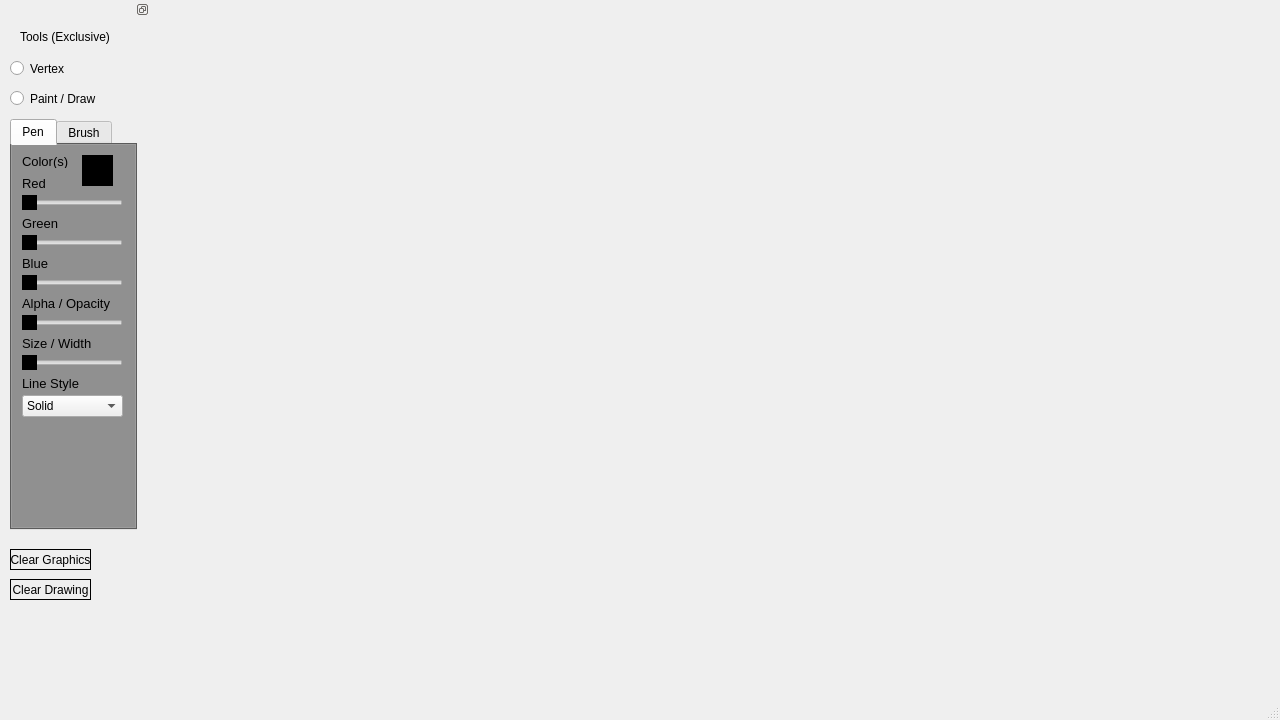
<?xml version="1.0" encoding="UTF-8"?>
<ui version="4.0">
 <class>MainWindow</class>
 <widget class="QMainWindow" name="MainWindow">
  <property name="geometry">
   <rect>
    <x>0</x>
    <y>0</y>
    <width>1280</width>
    <height>720</height>
   </rect>
  </property>
  <property name="sizePolicy">
   <sizepolicy hsizetype="Fixed" vsizetype="Fixed">
    <horstretch>0</horstretch>
    <verstretch>0</verstretch>
   </sizepolicy>
  </property>
  <property name="minimumSize">
   <size>
    <width>1280</width>
    <height>720</height>
   </size>
  </property>
  <property name="maximumSize">
   <size>
    <width>1280</width>
    <height>720</height>
   </size>
  </property>
  <property name="baseSize">
   <size>
    <width>1280</width>
    <height>720</height>
   </size>
  </property>
  <property name="windowTitle">
   <string>MainWindow</string>
  </property>
  <widget class="QWidget" name="centralwidget">
   <property name="sizePolicy">
    <sizepolicy hsizetype="Preferred" vsizetype="Preferred">
     <horstretch>0</horstretch>
     <verstretch>0</verstretch>
    </sizepolicy>
   </property>
   <property name="styleSheet">
    <string notr="true"/>
   </property>
  </widget>
  <widget class="QMenuBar" name="menubar">
   <property name="geometry">
    <rect>
     <x>0</x>
     <y>0</y>
     <width>1280</width>
     <height>20</height>
    </rect>
   </property>
  </widget>
  <widget class="QStatusBar" name="statusbar"/>
  <widget class="QDockWidget" name="toolDock">
   <property name="sizePolicy">
    <sizepolicy hsizetype="Fixed" vsizetype="Fixed">
     <horstretch>0</horstretch>
     <verstretch>0</verstretch>
    </sizepolicy>
   </property>
   <property name="minimumSize">
    <size>
     <width>150</width>
     <height>659</height>
    </size>
   </property>
   <property name="maximumSize">
    <size>
     <width>150</width>
     <height>659</height>
    </size>
   </property>
   <property name="baseSize">
    <size>
     <width>150</width>
     <height>659</height>
    </size>
   </property>
   <property name="font">
    <font>
     <weight>50</weight>
     <bold>false</bold>
    </font>
   </property>
   <property name="styleSheet">
    <string notr="true">background-color: &quot;#A9A9A9&quot;;</string>
   </property>
   <property name="features">
    <set>QDockWidget::DockWidgetFloatable|QDockWidget::DockWidgetMovable</set>
   </property>
   <property name="allowedAreas">
    <set>Qt::LeftDockWidgetArea</set>
   </property>
   <attribute name="dockWidgetArea">
    <number>1</number>
   </attribute>
   <widget class="QWidget" name="toolDockContents">
    <widget class="QLabel" name="toolsLabel">
     <property name="geometry">
      <rect>
       <x>20</x>
       <y>10</y>
       <width>111</width>
       <height>16</height>
      </rect>
     </property>
     <property name="text">
      <string>Tools (Exclusive)</string>
     </property>
    </widget>
    <widget class="QRadioButton" name="vertexTool">
     <property name="geometry">
      <rect>
       <x>10</x>
       <y>40</y>
       <width>91</width>
       <height>19</height>
      </rect>
     </property>
     <property name="text">
      <string>Vertex</string>
     </property>
    </widget>
    <widget class="QRadioButton" name="paintTool">
     <property name="geometry">
      <rect>
       <x>10</x>
       <y>70</y>
       <width>91</width>
       <height>19</height>
      </rect>
     </property>
     <property name="text">
      <string>Paint / Draw</string>
     </property>
    </widget>
    <widget class="QPushButton" name="clearGraphicsButton">
     <property name="geometry">
      <rect>
       <x>10</x>
       <y>530</y>
       <width>81</width>
       <height>21</height>
      </rect>
     </property>
     <property name="styleSheet">
      <string notr="true">color: black; border: 1px solid black;</string>
     </property>
     <property name="text">
      <string>Clear Graphics</string>
     </property>
    </widget>
    <widget class="QPushButton" name="clearDrawingButton">
     <property name="geometry">
      <rect>
       <x>10</x>
       <y>560</y>
       <width>81</width>
       <height>21</height>
      </rect>
     </property>
     <property name="maximumSize">
      <size>
       <width>149</width>
       <height>16777215</height>
      </size>
     </property>
     <property name="styleSheet">
      <string notr="true">color: black; border: 1px solid black;</string>
     </property>
     <property name="text">
      <string>Clear Drawing</string>
     </property>
    </widget>
    <widget class="QTabWidget" name="toolDockTabWidget">
     <property name="geometry">
      <rect>
       <x>10</x>
       <y>100</y>
       <width>127</width>
       <height>411</height>
      </rect>
     </property>
     <property name="styleSheet">
      <string notr="true">QTabWidget {
	color: rgb(135, 206, 235);
	background-color: grey;
}

/*QSlider::handle {
	background-color: red;
}*/
/*QSlider::groove:horizontal {
	background-color: red;
}*/
QSlider::handle:horizontal {
	background-color: black;
	color: white;
}</string>
     </property>
     <property name="currentIndex">
      <number>0</number>
     </property>
     <widget class="QWidget" name="penTab">
      <attribute name="title">
       <string>Pen</string>
      </attribute>
      <widget class="QSlider" name="penAlphaSlider">
       <property name="geometry">
        <rect>
         <x>10</x>
         <y>170</y>
         <width>101</width>
         <height>16</height>
        </rect>
       </property>
       <property name="maximum">
        <number>255</number>
       </property>
       <property name="orientation">
        <enum>Qt::Horizontal</enum>
       </property>
      </widget>
      <widget class="QLabel" name="penAlphaSliderLabel">
       <property name="geometry">
        <rect>
         <x>10</x>
         <y>150</y>
         <width>91</width>
         <height>16</height>
        </rect>
       </property>
       <property name="font">
        <font>
         <pointsize>10</pointsize>
        </font>
       </property>
       <property name="text">
        <string>Alpha / Opacity</string>
       </property>
      </widget>
      <widget class="QSlider" name="penSizeSlider">
       <property name="geometry">
        <rect>
         <x>10</x>
         <y>210</y>
         <width>101</width>
         <height>16</height>
        </rect>
       </property>
       <property name="maximum">
        <number>100</number>
       </property>
       <property name="orientation">
        <enum>Qt::Horizontal</enum>
       </property>
      </widget>
      <widget class="QLabel" name="penSizeSliderLabel">
       <property name="geometry">
        <rect>
         <x>10</x>
         <y>190</y>
         <width>91</width>
         <height>16</height>
        </rect>
       </property>
       <property name="font">
        <font>
         <pointsize>10</pointsize>
        </font>
       </property>
       <property name="text">
        <string>Size / Width</string>
       </property>
      </widget>
      <widget class="QLabel" name="penColorLabel">
       <property name="geometry">
        <rect>
         <x>10</x>
         <y>10</y>
         <width>47</width>
         <height>13</height>
        </rect>
       </property>
       <property name="font">
        <font>
         <pointsize>10</pointsize>
        </font>
       </property>
       <property name="text">
        <string>Color(s)</string>
       </property>
      </widget>
      <widget class="QLabel" name="penGreenSliderLabel">
       <property name="geometry">
        <rect>
         <x>10</x>
         <y>70</y>
         <width>61</width>
         <height>16</height>
        </rect>
       </property>
       <property name="font">
        <font>
         <pointsize>10</pointsize>
        </font>
       </property>
       <property name="text">
        <string>Green</string>
       </property>
      </widget>
      <widget class="QSlider" name="penRedSlider">
       <property name="geometry">
        <rect>
         <x>10</x>
         <y>50</y>
         <width>101</width>
         <height>16</height>
        </rect>
       </property>
       <property name="maximum">
        <number>255</number>
       </property>
       <property name="orientation">
        <enum>Qt::Horizontal</enum>
       </property>
      </widget>
      <widget class="QSlider" name="penGreenSlider">
       <property name="geometry">
        <rect>
         <x>10</x>
         <y>90</y>
         <width>101</width>
         <height>16</height>
        </rect>
       </property>
       <property name="maximum">
        <number>255</number>
       </property>
       <property name="orientation">
        <enum>Qt::Horizontal</enum>
       </property>
      </widget>
      <widget class="QLabel" name="penBlueSliderLabel">
       <property name="geometry">
        <rect>
         <x>10</x>
         <y>110</y>
         <width>61</width>
         <height>16</height>
        </rect>
       </property>
       <property name="font">
        <font>
         <pointsize>10</pointsize>
        </font>
       </property>
       <property name="text">
        <string>Blue</string>
       </property>
      </widget>
      <widget class="QSlider" name="penBlueSlider">
       <property name="geometry">
        <rect>
         <x>10</x>
         <y>130</y>
         <width>101</width>
         <height>16</height>
        </rect>
       </property>
       <property name="maximum">
        <number>255</number>
       </property>
       <property name="orientation">
        <enum>Qt::Horizontal</enum>
       </property>
      </widget>
      <widget class="QLabel" name="penLineStyleComboBoxLabel">
       <property name="geometry">
        <rect>
         <x>10</x>
         <y>230</y>
         <width>71</width>
         <height>16</height>
        </rect>
       </property>
       <property name="font">
        <font>
         <pointsize>10</pointsize>
        </font>
       </property>
       <property name="text">
        <string>Line Style</string>
       </property>
      </widget>
      <widget class="QComboBox" name="penLineStyleComboBox">
       <property name="geometry">
        <rect>
         <x>10</x>
         <y>250</y>
         <width>101</width>
         <height>22</height>
        </rect>
       </property>
       <item>
        <property name="text">
         <string>Solid</string>
        </property>
       </item>
       <item>
        <property name="text">
         <string>Dash</string>
        </property>
       </item>
       <item>
        <property name="text">
         <string>Dotted</string>
        </property>
       </item>
       <item>
        <property name="text">
         <string>DashDot</string>
        </property>
       </item>
       <item>
        <property name="text">
         <string>DashDotDot</string>
        </property>
       </item>
      </widget>
      <widget class="QLabel" name="penRedSliderLabel">
       <property name="geometry">
        <rect>
         <x>10</x>
         <y>30</y>
         <width>61</width>
         <height>16</height>
        </rect>
       </property>
       <property name="font">
        <font>
         <pointsize>10</pointsize>
        </font>
       </property>
       <property name="text">
        <string>Red</string>
       </property>
      </widget>
      <widget class="QLabel" name="penColorSquare">
       <property name="geometry">
        <rect>
         <x>70</x>
         <y>10</y>
         <width>31</width>
         <height>31</height>
        </rect>
       </property>
       <property name="styleSheet">
        <string notr="true">background-color: black</string>
       </property>
       <property name="text">
        <string/>
       </property>
      </widget>
     </widget>
     <widget class="QWidget" name="brushTab">
      <attribute name="title">
       <string>Brush</string>
      </attribute>
      <widget class="QSlider" name="brushAlphaSlider">
       <property name="geometry">
        <rect>
         <x>10</x>
         <y>170</y>
         <width>101</width>
         <height>16</height>
        </rect>
       </property>
       <property name="maximum">
        <number>255</number>
       </property>
       <property name="orientation">
        <enum>Qt::Horizontal</enum>
       </property>
      </widget>
      <widget class="QLabel" name="brushGreenSliderLabel">
       <property name="geometry">
        <rect>
         <x>10</x>
         <y>70</y>
         <width>61</width>
         <height>16</height>
        </rect>
       </property>
       <property name="font">
        <font>
         <pointsize>10</pointsize>
        </font>
       </property>
       <property name="text">
        <string>Green</string>
       </property>
      </widget>
      <widget class="QSlider" name="brushRedSlider">
       <property name="geometry">
        <rect>
         <x>10</x>
         <y>50</y>
         <width>101</width>
         <height>16</height>
        </rect>
       </property>
       <property name="maximum">
        <number>255</number>
       </property>
       <property name="orientation">
        <enum>Qt::Horizontal</enum>
       </property>
      </widget>
      <widget class="QLabel" name="brushColorLabel">
       <property name="geometry">
        <rect>
         <x>10</x>
         <y>10</y>
         <width>47</width>
         <height>13</height>
        </rect>
       </property>
       <property name="font">
        <font>
         <pointsize>10</pointsize>
        </font>
       </property>
       <property name="text">
        <string>Color(s)</string>
       </property>
      </widget>
      <widget class="QSlider" name="brushBlueSlider">
       <property name="geometry">
        <rect>
         <x>10</x>
         <y>130</y>
         <width>101</width>
         <height>16</height>
        </rect>
       </property>
       <property name="maximum">
        <number>255</number>
       </property>
       <property name="orientation">
        <enum>Qt::Horizontal</enum>
       </property>
      </widget>
      <widget class="QLabel" name="brushBlueSliderLabel">
       <property name="geometry">
        <rect>
         <x>10</x>
         <y>110</y>
         <width>61</width>
         <height>16</height>
        </rect>
       </property>
       <property name="font">
        <font>
         <pointsize>10</pointsize>
        </font>
       </property>
       <property name="text">
        <string>Blue</string>
       </property>
      </widget>
      <widget class="QSlider" name="brushGreenSlider">
       <property name="geometry">
        <rect>
         <x>10</x>
         <y>90</y>
         <width>101</width>
         <height>16</height>
        </rect>
       </property>
       <property name="maximum">
        <number>255</number>
       </property>
       <property name="orientation">
        <enum>Qt::Horizontal</enum>
       </property>
      </widget>
      <widget class="QLabel" name="brushRedSliderLabel">
       <property name="geometry">
        <rect>
         <x>10</x>
         <y>30</y>
         <width>61</width>
         <height>16</height>
        </rect>
       </property>
       <property name="font">
        <font>
         <pointsize>10</pointsize>
        </font>
       </property>
       <property name="text">
        <string>Red</string>
       </property>
      </widget>
      <widget class="QLabel" name="brushAlphaSliderLabel">
       <property name="geometry">
        <rect>
         <x>10</x>
         <y>150</y>
         <width>91</width>
         <height>16</height>
        </rect>
       </property>
       <property name="font">
        <font>
         <pointsize>10</pointsize>
        </font>
       </property>
       <property name="text">
        <string>Alpha / Opacity</string>
       </property>
      </widget>
      <widget class="QLabel" name="brushColorSquare">
       <property name="geometry">
        <rect>
         <x>70</x>
         <y>10</y>
         <width>31</width>
         <height>31</height>
        </rect>
       </property>
       <property name="styleSheet">
        <string notr="true">background-color: black</string>
       </property>
       <property name="text">
        <string/>
       </property>
      </widget>
      <widget class="QLabel" name="brushTextureComboBoxLabel">
       <property name="geometry">
        <rect>
         <x>10</x>
         <y>190</y>
         <width>71</width>
         <height>16</height>
        </rect>
       </property>
       <property name="font">
        <font>
         <pointsize>10</pointsize>
        </font>
       </property>
       <property name="text">
        <string>Texture</string>
       </property>
      </widget>
      <widget class="QComboBox" name="brushTextureComboBox">
       <property name="geometry">
        <rect>
         <x>10</x>
         <y>210</y>
         <width>101</width>
         <height>22</height>
        </rect>
       </property>
       <item>
        <property name="text">
         <string>Solid</string>
        </property>
       </item>
       <item>
        <property name="text">
         <string>Dense1</string>
        </property>
       </item>
       <item>
        <property name="text">
         <string>Dense2</string>
        </property>
       </item>
       <item>
        <property name="text">
         <string>Dense3</string>
        </property>
       </item>
       <item>
        <property name="text">
         <string>Dense4</string>
        </property>
       </item>
       <item>
        <property name="text">
         <string>Dense5</string>
        </property>
       </item>
       <item>
        <property name="text">
         <string>Dense6</string>
        </property>
       </item>
       <item>
        <property name="text">
         <string>Dense7</string>
        </property>
       </item>
       <item>
        <property name="text">
         <string>Horizontal</string>
        </property>
       </item>
       <item>
        <property name="text">
         <string>Vertical</string>
        </property>
       </item>
       <item>
        <property name="text">
         <string>Cross</string>
        </property>
       </item>
       <item>
        <property name="text">
         <string>Diagonal1</string>
        </property>
       </item>
       <item>
        <property name="text">
         <string>Diagonal2</string>
        </property>
       </item>
       <item>
        <property name="text">
         <string>DiagCross</string>
        </property>
       </item>
      </widget>
     </widget>
    </widget>
   </widget>
  </widget>
 </widget>
 <resources/>
 <connections/>
</ui>
